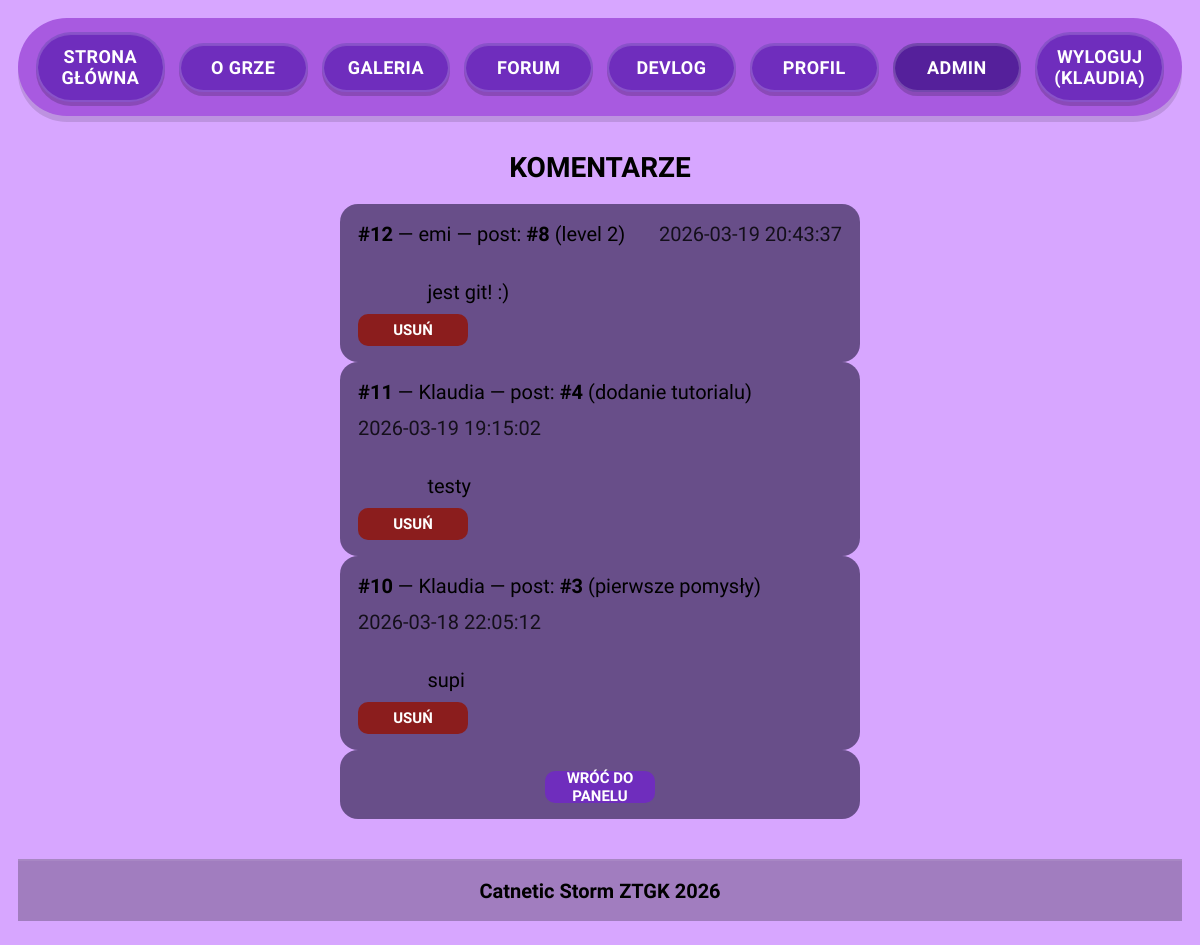
The page /admin/comments.php (signed in) on the database as committed earlier.
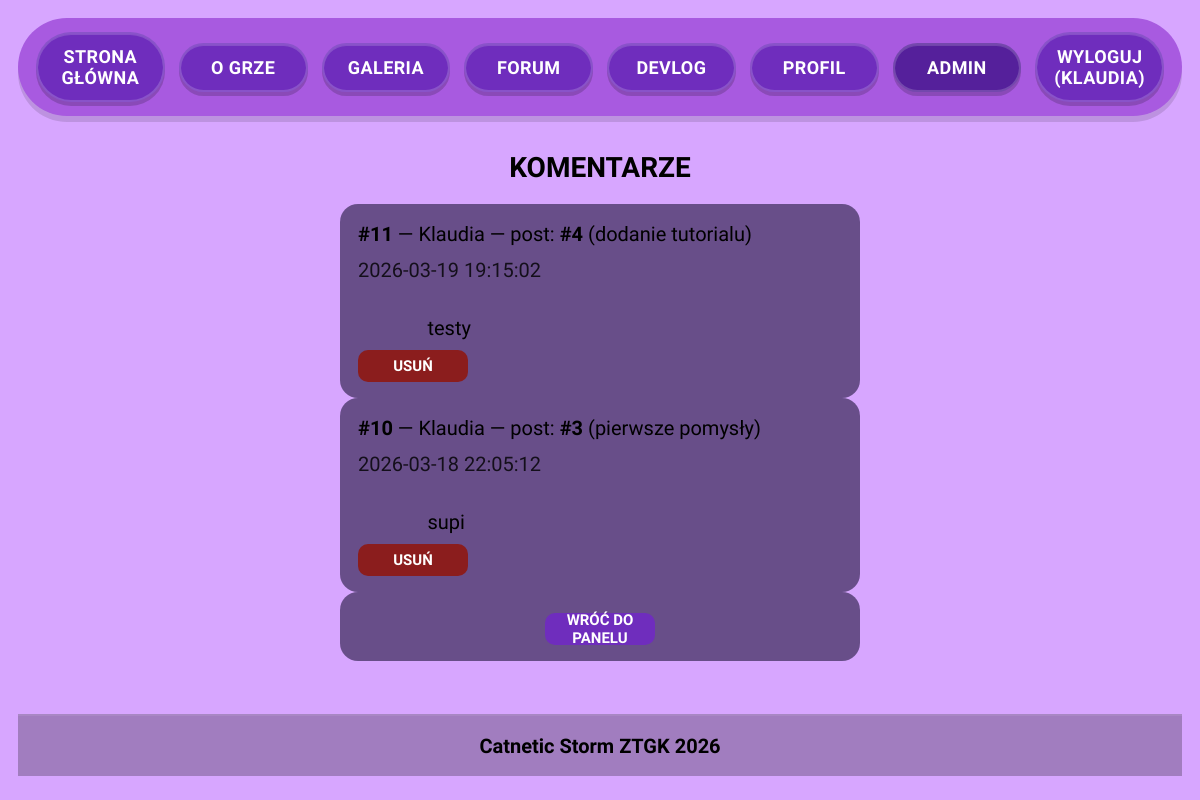
The same page on the database as committed later.
### tables this page shows
CREATE TABLE `comments` (
  `comment_id` int(11) NOT NULL,
  `post_id` int(11) NOT NULL,
  `user_id` int(11) NOT NULL,
  `content` text NOT NULL,
  `created_at` timestamp NOT NULL DEFAULT current_timestamp(),
  `likes` int(11) DEFAULT 0
);

CREATE TABLE `users` (
  `user_id` int(11) NOT NULL,
  `username` varchar(50) NOT NULL,
  `password` varchar(255) NOT NULL,
  `role` enum('admin','user') NOT NULL DEFAULT 'user',
  `created_at` timestamp NOT NULL DEFAULT current_timestamp()
);

CREATE TABLE `devlog_posts` (
  `devlog_id` int(11) NOT NULL,
  `title` varchar(50) NOT NULL,
  `content` text NOT NULL,
  `media_path` varchar(255) DEFAULT NULL,
  `media_type` enum('image','video','none') NOT NULL DEFAULT 'none',
  `created_at` timestamp NOT NULL DEFAULT current_timestamp(),
  `author_id` int(11) NOT NULL
);

### admin/comments.php (the view, shortened to what this page needs)
<?php
require __DIR__ . '/../includes/db.php';
$stmt = $pdo->query("
  SELECT
    c.comment_id,
    c.content,
    c.created_at,
    c.post_id,
    u.username,
    p.title AS post_title
  FROM comments c
  JOIN users u ON u.user_id = c.user_id
  JOIN devlog_posts p ON p.devlog_id = c.post_id
  ORDER BY c.created_at DESC, c.comment_id DESC
");
$comments = $stmt->fetchAll();
?>
<!DOCTYPE html>
<html lang="pl">
<head>
  <?php include __DIR__ . '/../includes/head.php'; ?>
</head>
<body>
  <?php include __DIR__ . '/../includes/header.php'; ?>
  <main>
    <section class="admin">
      <h1>Komentarze</h1>
      <?php if (!$comments): ?>
        <div class="auth-card">Brak komentarzy.</div>
      <?php else: ?>
        <?php foreach ($comments as $c): ?>
          <article class="auth-card" style="display:flex; flex-direction:column; gap:10px;">
            <div style="display:flex; justify-content:space-between; gap:12px; flex-wrap:wrap;">
              <div>
                <strong>#<?= (int)$c['comment_id'] ?></strong>
                — <?= htmlspecialchars($c['username']) ?>
                — post: <strong>#<?= (int)$c['post_id'] ?></strong> (<?= htmlspecialchars($c['post_title']) ?>)
              </div>
              <div style="opacity:.8;">
                <?= htmlspecialchars((string)$c['created_at']) ?>
              </div>
            </div>
            <div style="white-space:pre-wrap;">
              <?= htmlspecialchars((string)$c['content']) ?>
            </div>
            <form method="post" action="comments.php" onsubmit="return confirm('Usunąć ten komentarz?');">
              <button class="auth-btn" type="submit" style="background:#8b1d1d;">USUŃ</button>
            </form>
          </article>
        <?php endforeach; ?>
      <?php endif; ?>
      <div class="auth-card auth-card--small">
        <a class="auth-btn auth-btn--link" href="index.php">WRÓĆ DO PANELU</a>
      </div>
    </section>
  </main>
  <?php include __DIR__ . '/../includes/footer.php'; ?>
</body>
</html>

Rows that differ between the two databases and show on the page:
removed comments: comment_id "12", user.username "emi", post "8", post.title "level 2", created_at "2026-03-19 20:43:37", content "jest git! :)"
